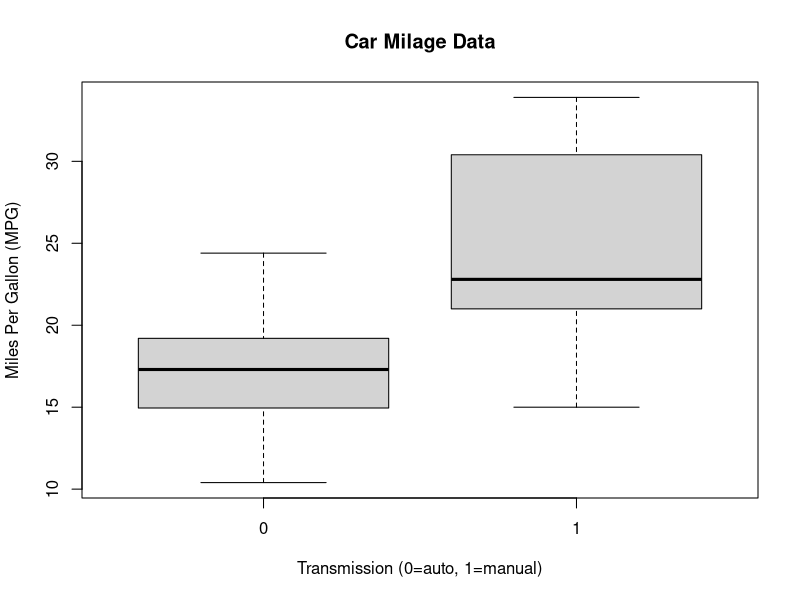
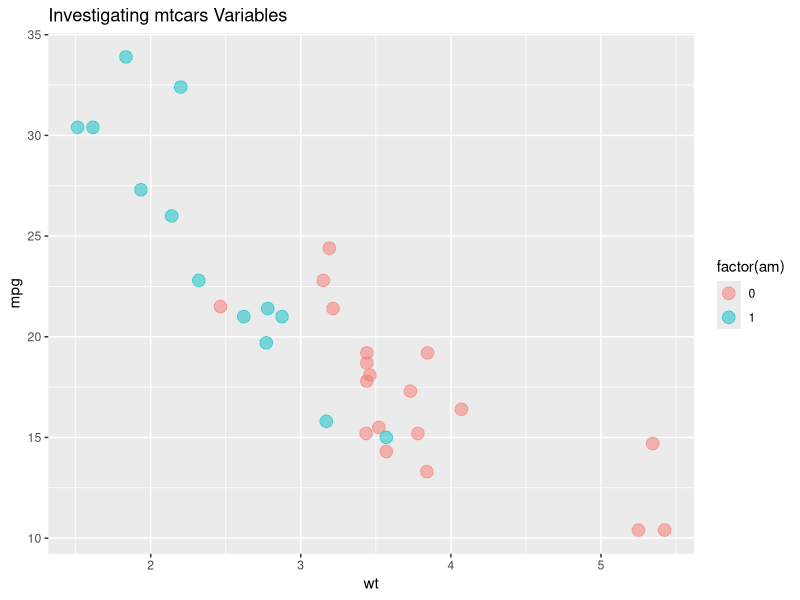
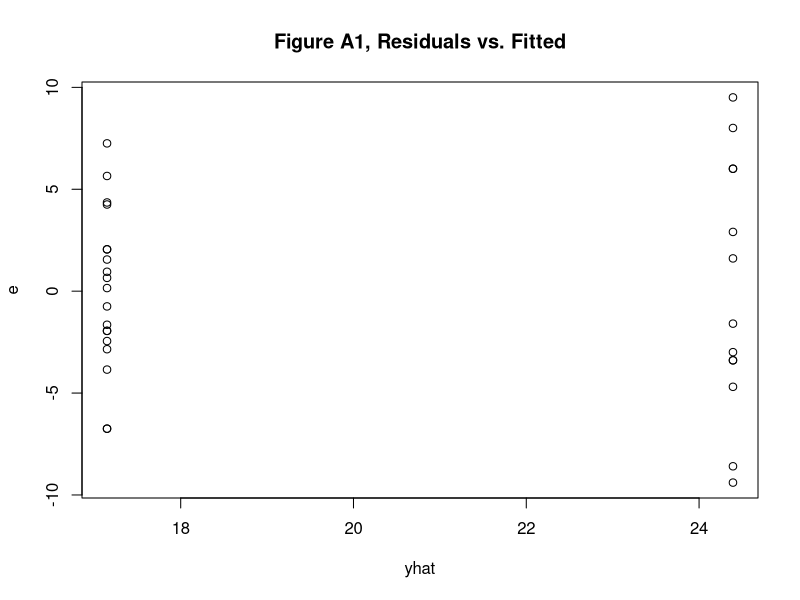
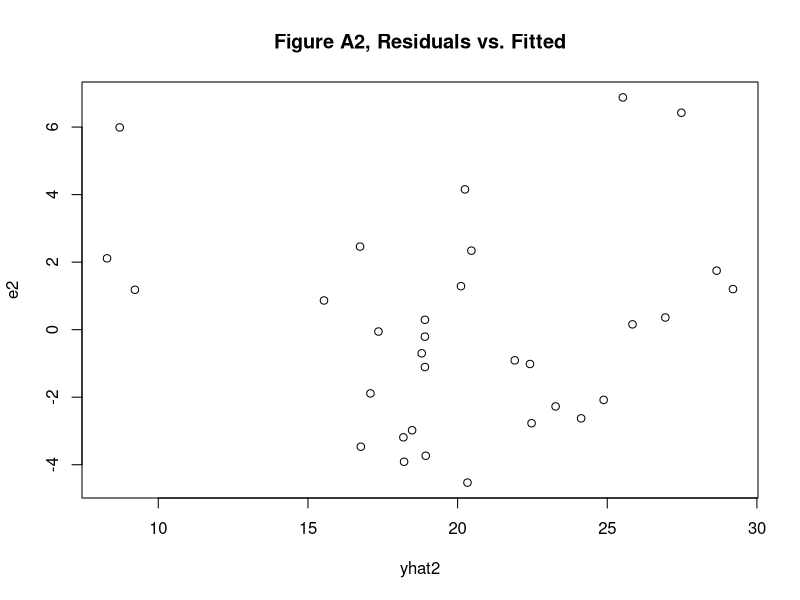

The R source for these figures, in order:
## ---- chunk 1
knitr::opts_chunk$set(echo = TRUE)
require(ggplot2)
require(car)
## ---- chunk 2
?mtcars
data(mtcars)
head(mtcars)
sapply(mtcars, class)
## ---- chunk 3
boxplot(mpg~am,data=mtcars, 
        main="Car Milage Data",
        xlab="Transmission (0=auto, 1=manual)",
        ylab="Miles Per Gallon (MPG)")
## ---- chunk 4
fit1 <- lm(mpg ~ factor(am), data=mtcars)
summary(fit1)$coef
## ---- chunk 5
g = ggplot(data=mtcars, aes(wt,mpg))
g = g + geom_point(size=4, alpha=1/2,
                   aes(color=factor(am)))
g = g + ggtitle('Investigating mtcars Variables')
print(g)
## ---- chunk 6
fit2 <- lm(mpg ~ factor(am) + wt, data=mtcars)
fit3 <- lm(mpg ~ factor(am) + wt + cyl, data=mtcars)
fit4 <- lm(mpg ~ ., data=mtcars)

anova(fit1, fit2, fit3, fit4)
## ---- chunk 7
summary(fit2)$coef
## ---- chunk 8
sumCoef <- summary(fit2)$coefficients
sumCoef[2,1] + c(-1,1)*qt(.975,df=fit2$df) * sumCoef[2,2]
sumCoef[3,1] + c(-1,1)*qt(.975,df=fit2$df) * sumCoef[3,2]
## ---- chunk 9
yhat <- predict(fit1)
e <- resid(fit1)
plot(yhat, e, main = "Figure A1, Residuals vs. Fitted")
## ---- chunk 10
yhat2 <- predict(fit2)
e2 <- resid(fit2)
plot(yhat2, e2, main = "Figure A2, Residuals vs. Fitted")
